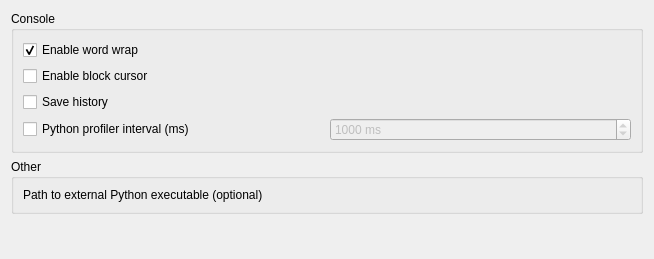
<?xml version="1.0" encoding="UTF-8"?>
<ui version="4.0">
 <class>Gui::Dialog::DlgSettingsPythonConsole</class>
 <widget class="QWidget" name="Gui::Dialog::DlgSettingsPythonConsole">
  <property name="geometry">
   <rect>
    <x>0</x>
    <y>0</y>
    <width>654</width>
    <height>259</height>
   </rect>
  </property>
  <property name="windowTitle">
   <string>General</string>
  </property>
  <layout class="QGridLayout" name="gridLayout_2">
   <item row="0" column="0">
    <widget class="QGroupBox" name="GroupBox_console">
     <property name="title">
      <string>Console</string>
     </property>
     <layout class="QGridLayout" name="gridLayout">
      <item row="0" column="0">
       <widget class="Gui::PrefCheckBox" name="PythonWordWrap">
        <property name="toolTip">
         <string>Words will be wrapped when they exceed available
horizontal space in Python console</string>
        </property>
        <property name="text">
         <string>Enable word wrap</string>
        </property>
        <property name="checked">
         <bool>true</bool>
        </property>
        <property name="prefEntry" stdset="0">
         <cstring>PythonWordWrap</cstring>
        </property>
        <property name="prefPath" stdset="0">
         <cstring>PythonConsole</cstring>
        </property>
       </widget>
      </item>
      <item row="1" column="0">
       <widget class="Gui::PrefCheckBox" name="PythonBlockCursor">
        <property name="toolTip">
         <string>The cursor shape will be a block</string>
        </property>
        <property name="text">
         <string>Enable block cursor</string>
        </property>
        <property name="checked">
         <bool>false</bool>
        </property>
        <property name="prefEntry" stdset="0">
         <cstring>PythonBlockCursor</cstring>
        </property>
        <property name="prefPath" stdset="0">
         <cstring>PythonConsole</cstring>
        </property>
       </widget>
      </item>
      <item row="2" column="0">
       <widget class="Gui::PrefCheckBox" name="PythonSaveHistory">
        <property name="toolTip">
         <string>Saves Python history across sessions</string>
        </property>
        <property name="text">
         <string>Save history</string>
        </property>
        <property name="checked">
         <bool>false</bool>
        </property>
        <property name="prefEntry" stdset="0">
         <cstring>SavePythonHistory</cstring>
        </property>
        <property name="prefPath" stdset="0">
         <cstring>PythonConsole</cstring>
        </property>
       </widget>
      </item>
      <item row="3" column="0">
       <widget class="Gui::PrefCheckBox" name="checkProfilerInterval">
        <property name="text">
         <string>Python profiler interval (ms)</string>
        </property>
        <property name="prefEntry" stdset="0">
         <cstring>PythonProfiler</cstring>
        </property>
        <property name="prefPath" stdset="0">
         <cstring>PythonConsole</cstring>
        </property>
       </widget>
      </item>
      <item row="3" column="1">
       <widget class="Gui::PrefSpinBox" name="ProfilerInterval">
        <property name="enabled">
         <bool>false</bool>
        </property>
        <property name="toolTip">
         <string>The interval in milliseconds at which the profiler runs when there is Python code running (to keep the GUI responding). Set to 0 to disable.</string>
        </property>
        <property name="suffix">
         <string> ms</string>
        </property>
        <property name="minimum">
         <number>0</number>
        </property>
        <property name="maximum">
         <number>5000</number>
        </property>
        <property name="value">
         <number>1000</number>
        </property>
        <property name="prefEntry" stdset="0">
         <cstring>ProfilerInterval</cstring>
        </property>
        <property name="prefPath" stdset="0">
         <cstring>PythonConsole</cstring>
        </property>
       </widget>
      </item>
     </layout>
    </widget>
   </item>
   <item row="1" column="0">
    <widget class="QGroupBox" name="GroupBox_other">
     <property name="title">
      <string>Other</string>
     </property>
    <layout class="QGridLayout" name="gridLayout_3">
     <item row="0" column="0">
      <widget class="QLabel" name="fclabel">
       <property name="text">
        <string>Path to external Python executable (optional)</string>
       </property>
      </widget>
     </item>
     <item row="0" column="1">
      <widget class="Gui::PrefFileChooser" name="PathToPythonExecutable" native="true">
       <property name="sizePolicy">
        <sizepolicy hsizetype="Expanding" vsizetype="Preferred">
         <horstretch>0</horstretch>
         <verstretch>0</verstretch>
        </sizepolicy>
       </property>
       <property name="minimumSize">
        <size>
         <width>300</width>
         <height>0</height>
        </size>
       </property>
       <property name="toolTip">
        <string>Used for package installation with pip and debugging with debugpy. Autodetected if needed and not specified.</string>
       </property>
       <property name="prefEntry" stdset="0">
        <cstring>PathToPythonExecutable</cstring>
       </property>
       <property name="prefPath" stdset="0">
        <cstring>PythonConsole</cstring>
       </property>
      </widget>
     </item>
    </layout>
    </widget>
   </item>
   <item row="2" column="0">
    <spacer name="verticalSpacer">
     <property name="orientation">
      <enum>Qt::Vertical</enum>
     </property>
     <property name="sizeHint" stdset="0">
      <size>
       <width>20</width>
       <height>63</height>
      </size>
     </property>
    </spacer>
   </item>
  </layout>
 </widget>
 <customwidgets>
  <customwidget>
   <class>Gui::FileChooser</class>
   <extends>QWidget</extends>
   <header>Gui/FileDialog.h</header>
  </customwidget>
  <customwidget>
   <class>Gui::PrefFileChooser</class>
   <extends>Gui::FileChooser</extends>
   <header>Gui/PrefWidgets.h</header>
  </customwidget>
  <customwidget>
   <class>Gui::PrefSpinBox</class>
   <extends>QSpinBox</extends>
   <header>Gui/PrefWidgets.h</header>
  </customwidget>
  <customwidget>
   <class>Gui::PrefCheckBox</class>
   <extends>QCheckBox</extends>
   <header>Gui/PrefWidgets.h</header>
  </customwidget>
 </customwidgets>
 <resources/>
 <connections>
  <connection>
   <sender>checkProfilerInterval</sender>
   <signal>toggled(bool)</signal>
   <receiver>ProfilerInterval</receiver>
   <slot>setEnabled(bool)</slot>
   <hints>
    <hint type="sourcelabel">
     <x>172</x>
     <y>140</y>
    </hint>
    <hint type="destinationlabel">
     <x>481</x>
     <y>140</y>
    </hint>
   </hints>
  </connection>
 </connections>
</ui>
